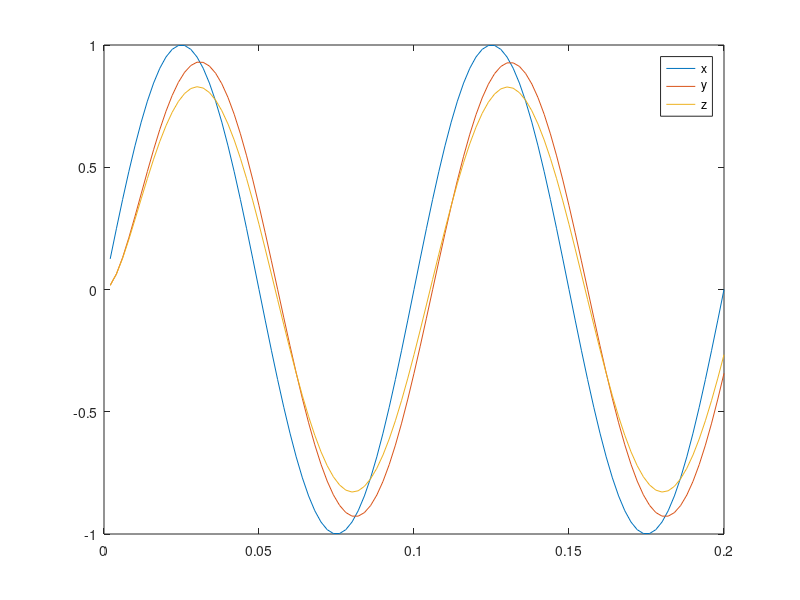

Recreate this plot in MATLAB.
% 1st-order Butterworth - fc 25 Hz at fs 500 Hz
nmax = 100;
n = (1:nmax);
fs = 500;
f = 10;
t = n / fs;
x = sin(2*pi*f*n/fs);

% real coefficients (butter(1,0.1)
a0 = 0.1367; 
a1 = a0;
b0 = 1;
b1 = -0.7265;
x1 = 0; y1 = 0;
for i = 1:nmax
    x0 = x(i);
    y0 = a0 * x0 + a1 * x1 - b1 * y1;
    y(i) = y0;
    x1 = x0; y1 = y0;
end;

% 14 bits fraction
a0 = 2239; 
a1 = a0;
b0 = 16384;
b1 = -11903;
x1 = 0; y1 = 0;
for i = 1:nmax
    x0 = x(i);
    y0 = (a0 * x0 + a1 * x1 - b1 * y1) / 16384;
    y(i) = y0;
    x1 = x0; y1 = y0;
end;

% 14 bits fraction, approximated to powers of 2
a0 = 2048 + 128 + 64; % 2240
a1 = a0;
b0 = 16384;
b1 = -(8192 + 2048 + 1024); % 11264
x1 = 0; y1 = 0;
for i = 1:nmax
    x0 = x(i);
    y0 = (a0 * x0 + a1 * x1 - b1 * y1) / 16384;
    z(i) = y0;
    x1 = x0; y1 = y0;
end;
figure ; plot(t,[x',y',z']), legend('x', 'y', 'z');
